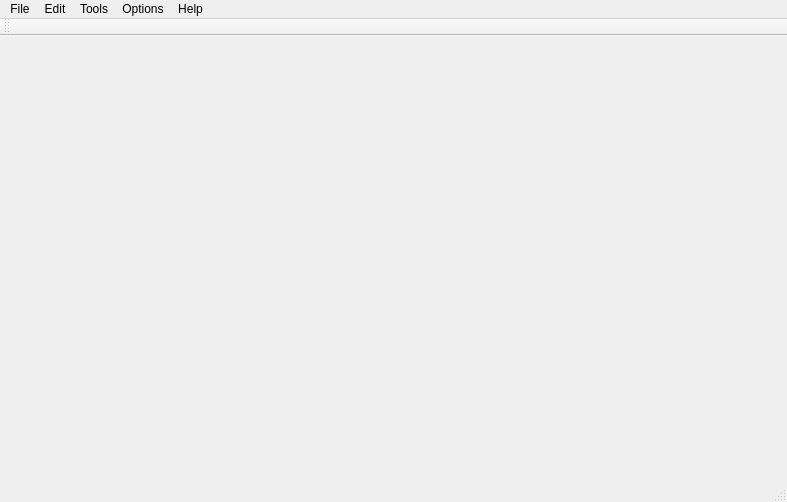
<?xml version="1.0" encoding="UTF-8"?>
<ui version="4.0">
 <class>MainWindow</class>
 <widget class="QMainWindow" name="MainWindow">
  <property name="geometry">
   <rect>
    <x>0</x>
    <y>0</y>
    <width>787</width>
    <height>502</height>
   </rect>
  </property>
  <property name="windowTitle">
   <string>MainWindow</string>
  </property>
  <widget class="QWidget" name="centralWidget"/>
  <widget class="QStatusBar" name="statusBar"/>
  <widget class="QMenuBar" name="menuBar">
   <property name="geometry">
    <rect>
     <x>0</x>
     <y>0</y>
     <width>787</width>
     <height>22</height>
    </rect>
   </property>
   <widget class="QMenu" name="menuFile">
    <property name="title">
     <string>File</string>
    </property>
    <addaction name="actionNew_2"/>
    <addaction name="actionOpen"/>
    <addaction name="actionSave"/>
    <addaction name="actionSave_As"/>
    <addaction name="separator"/>
    <addaction name="actionExit"/>
   </widget>
   <widget class="QMenu" name="menuEdit">
    <property name="title">
     <string>Edit</string>
    </property>
    <widget class="QMenu" name="menuSelect">
     <property name="title">
      <string>Select</string>
     </property>
     <addaction name="actionRow"/>
     <addaction name="actionColumn"/>
     <addaction name="actionAll"/>
    </widget>
    <addaction name="actionCut"/>
    <addaction name="actionCopy"/>
    <addaction name="actionPaste"/>
    <addaction name="actionDelete"/>
    <addaction name="menuSelect"/>
    <addaction name="separator"/>
    <addaction name="actionFind"/>
    <addaction name="actionGo_to_Cell"/>
   </widget>
   <widget class="QMenu" name="menuTools">
    <property name="title">
     <string>Tools</string>
    </property>
    <addaction name="actionRecalculate"/>
    <addaction name="actionSort"/>
   </widget>
   <widget class="QMenu" name="menuOptions">
    <property name="title">
     <string>Options</string>
    </property>
    <addaction name="actionShow_Grid"/>
    <addaction name="actionAuto_Recalculate"/>
   </widget>
   <widget class="QMenu" name="menuHelp">
    <property name="title">
     <string>Help</string>
    </property>
    <addaction name="actionAbout"/>
    <addaction name="actionAbout_Qt"/>
   </widget>
   <addaction name="menuFile"/>
   <addaction name="menuEdit"/>
   <addaction name="menuTools"/>
   <addaction name="menuOptions"/>
   <addaction name="menuHelp"/>
  </widget>
  <widget class="QToolBar" name="toolBar">
   <property name="windowTitle">
    <string>toolBar</string>
   </property>
   <attribute name="toolBarArea">
    <enum>TopToolBarArea</enum>
   </attribute>
   <attribute name="toolBarBreak">
    <bool>false</bool>
   </attribute>
  </widget>
  <action name="actionNew">
   <property name="text">
    <string>New</string>
   </property>
  </action>
  <action name="actionEdit">
   <property name="text">
    <string>Edit</string>
   </property>
  </action>
  <action name="actionNew_2">
   <property name="text">
    <string>New</string>
   </property>
  </action>
  <action name="actionOpen">
   <property name="text">
    <string>Open</string>
   </property>
  </action>
  <action name="actionSave">
   <property name="text">
    <string>Save</string>
   </property>
  </action>
  <action name="actionExit">
   <property name="text">
    <string>Exit</string>
   </property>
  </action>
  <action name="actionSave_As">
   <property name="text">
    <string>Save As</string>
   </property>
  </action>
  <action name="actionCut">
   <property name="text">
    <string>Cut</string>
   </property>
  </action>
  <action name="actionCopy">
   <property name="text">
    <string>Copy</string>
   </property>
  </action>
  <action name="actionPaste">
   <property name="text">
    <string>Paste</string>
   </property>
  </action>
  <action name="actionDelete">
   <property name="text">
    <string>Delete</string>
   </property>
  </action>
  <action name="actionFind">
   <property name="text">
    <string>Find</string>
   </property>
  </action>
  <action name="actionGo_to_Cell">
   <property name="text">
    <string>Go to Cell</string>
   </property>
  </action>
  <action name="actionRow">
   <property name="text">
    <string>Row</string>
   </property>
  </action>
  <action name="actionColumn">
   <property name="text">
    <string>Column</string>
   </property>
  </action>
  <action name="actionAll">
   <property name="text">
    <string>All</string>
   </property>
  </action>
  <action name="actionRecalculate">
   <property name="text">
    <string>Recalculate</string>
   </property>
  </action>
  <action name="actionSort">
   <property name="text">
    <string>Sort</string>
   </property>
  </action>
  <action name="actionShow_Grid">
   <property name="text">
    <string>Show Grid</string>
   </property>
  </action>
  <action name="actionAuto_Recalculate">
   <property name="text">
    <string>Auto-Recalculate</string>
   </property>
  </action>
  <action name="actionAbout">
   <property name="text">
    <string>About</string>
   </property>
  </action>
  <action name="actionAbout_Qt">
   <property name="text">
    <string>About Qt</string>
   </property>
  </action>
 </widget>
 <layoutdefault spacing="6" margin="11"/>
 <resources/>
 <connections/>
</ui>
